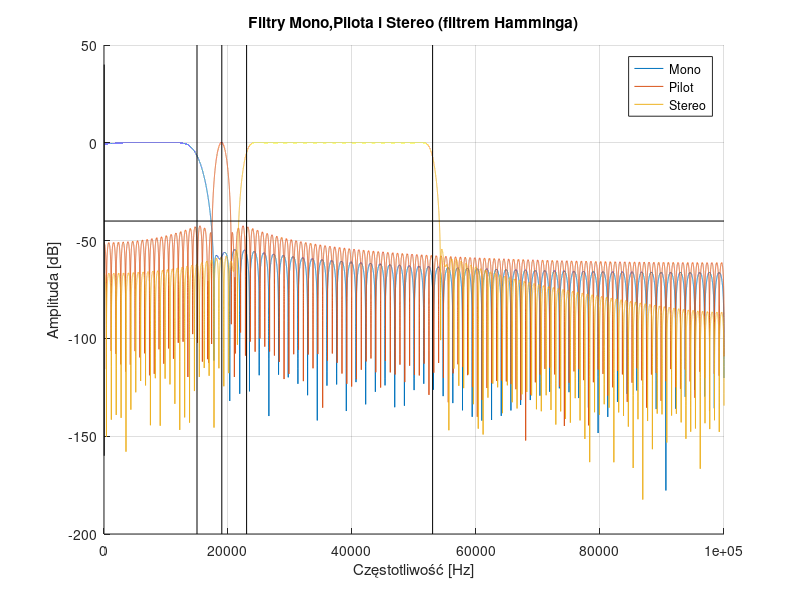

Reproduce this figure in MATLAB. (Note: this script raises an error after producing the figure.)
clc;
clear all; close all;


%% Dane
N  = 1e5;
fs = 2e5;

%% Pasma Mono i Pilota 

bandMono   = [30 15e3]/(fs/2);
bandPilot  = [18999 19001]/(fs/2);
bandStereo = [23e3 53e3]/(fs/2);

%% Okna Mono, Pilota, Stereo

L1 = 128;
L2 = 256;
L3 = 256;

% Został wybrany filtr hamminga, ponieważ nie ma on zafalowań w paśmie
% przepustowym i stosunkowo niewielkie pasmo przejściowe
wHamMono   = hamming(L1);
wHamPilot  = hamming(L2);
wHamStereo = hamming(L3);

% w = hamming(L) returns an L-point symmetric Hamming window.
% L — Window length

%% Filtry Mono i Pilota

hHamMono   = fir1(L1-1, bandMono,  wHamMono);
hHamPilot  = fir1(L2-1, bandPilot, wHamPilot);
hHamStereo = fir1(L3-1, bandStereo, wHamStereo);

% b = fir1(n,Wn,ftype) 
% designs a lowpass, highpass, bandpass, bandstop, or multiband filter,
% depending on the value of ftype and the number of elements of band.

%% Odpowiedź impulsowa filtrów Mono i Pilota

[hM, wM] = freqz(hHamMono, 1, N, fs);
[hP, wP] = freqz(hHamPilot, 1, N, fs);
[hS, wS] = freqz(hHamStereo, 1, N, fs);

hMlog = 20*log10(abs(hM));
hPlog = 20*log10(abs(hP));
hSlog = 20*log10(abs(hS));

% [h,w] = freqz(b,a,n) returns the n-point frequency response vector h 
% and the corresponding angular frequency vector w for the digital filter 
% with transfer function coefficients stored in b and a.

%% Plotowanie
figure('Name','Filtry Mono, Pilota i Stereo (filtrem Hamminga)');
set(figure(2),'units','points','position',[0,0,1440,750]);

hold on;
plot(wM, hMlog);
plot(wP, hPlog);
plot(wS, hSlog);
plot([0 1e5], [-40 -40], 'k-');
plot([30 30], [40 -160], 'k-');
plot([15e3 15e3], [50 -200], 'k-'); 
plot([19e3 19e3], [50 -200], 'k-'); 
plot([23e3 23e3], [50 -200], 'k-'); 
plot([53e3 53e3], [50 -200], 'k-'); 
title('Filtry Mono,Pilota i Stereo (filtrem Hamminga)');
legend('Mono','Pilot','Stereo');
xlabel('Częstotliwość [Hz]');
ylabel('Amplituda [dB]');
grid;
hold off;

%% Poziomy tłumień dla ważnych częstotliwości

disp('Tłumienie Mono w 19k:'); 
disp(hMlog(19e3));
disp('Tłumienie Mono w 23k:'); 
disp(hMlog(23e3));
disp('Tłumienie Mono w 53k:'); 
disp(hMlog(53e3));
disp('Tłumienie Pilota w 15k:'); 
disp(hPlog(15e3));
disp('Brak tłumienia pilota w 19k:'); 
disp(hPlog(19e3));
disp('Tłumienie Pilota w 23k:'); 
disp(hPlog(23e3));
disp('Tłumienie Pilota w 53k:'); 
disp(hPlog(53e3));
disp('Tłumienie Stereo w 15k:'); 
disp(hSlog(15e3));
disp('Tłumienie Stereo w 19k:'); 
disp(hSlog(19e3));

fs = 3.2e6;         % sampling frequency
N  = 32e6;         % number of samples (IQ)
fc = 0.39e6;        % central frequency of MF station

bwSERV = 80e3;     % bandwidth of an FM service (bandwidth ~= sampling frequency!)
bwAUDIO = 16e3;     % bandwidth of an FM audio (bandwidth == 1/2 * sampling frequency!)

f = fopen('samples_100MHz_fs3200kHz.raw');
s = fread(f, 2*N, 'uint8');
fclose(f);

s = s-127;

% IQ --> complex
wideband_signal = s(1:2:end) + sqrt(-1)*s(2:2:end); clear s;

% Extract carrier of selected service, then shift in frequency the selected service to the baseband
wideband_signal_shifted = wideband_signal .* exp(-sqrt(-1)*2*pi*fc/fs*[0:N-1]');

% % Filter out the service from the wide-band signal
[b,a] = butter(4, bwSERV/fs);

wideband_signal_filtered = filter( b, a, wideband_signal_shifted );

% Down-sample to service bandwidth - bwSERV = new sampling rate
x = wideband_signal_filtered( 1:fs/(bwSERV*2):end );

% FM demodulation
dx = x(2:end).*conj(x(1:end-1));
y = atan2( imag(dx), real(dx) );
figure(5);
psd(spectrum.welch('Hamming',1024), y,'Fs',(bwSERV*2));
title('Gęstośc widmowa mocy sygnału');

% Decimate to audio signal bandwidth bwAUDIO
%[b_down,a_down] = butter(4, bwAUDIO/(bwSERV*2));
% 
Wn_down = (15e3*2)/(bwSERV*2);
b_down = fir1(128, Wn_down, blackmanharris(128+1));
a_down = 1;
figure(6);
freqz(b_down, a_down, 512, (bwSERV*2));
title("Charakterystyki A-cz i f-cz dla filtru filtrującego sygnał mono");
y_audio = filter( hHamMono, a_down, y ); % antyaliasing filter
figure(7);
psd(spectrum.welch('Hamming',1024), y_audio,'Fs',bwAUDIO);
title("Charakterystyka A-cz po zastosowaniu antyaliasingu")
% ym = y(bwSERV/bwAUDIO);  % decimate (1/5)
ym = y_audio(1:5:end);

% PILOT
Wn_pilot = [(18.95e3*2)/(bwSERV*2) (19.05e3*2)/(bwSERV*2)];
b_pilot = fir1(128, Wn_pilot, blackmanharris(128+1));
a_pilot = 1;
figure(8);
freqz(b_pilot, a_pilot, 512, bwSERV*2);
title("Charakterystyka a-cz i f-cz dla filtru filtrującego pilota");
y_pilot = filter( hHamPilot, a_pilot, y );
figure(9)
spectrogram(y_pilot, 4096, 4096-512, [18e3:1:20e3], bwSERV*2);
title("Wykres spektrogramu dla pilota");
figure(10);
%psd(spectrum.welch('Hamming',1024), y_pilot,'Fs',bwSERV);
pwelch(y_pilot, 4096, 4096-512, [18e3:1:20e3], bwSERV*2);
title("Gęstość widmowa mocy dla pilota");




% Listen to the final result
ym = ym-mean(ym);
ym = ym/(1.001*max(abs(ym)));
figure(11);
plot(ym)
title("Sygnał wyjściowy");
soundsc( ym, bwAUDIO*2);
